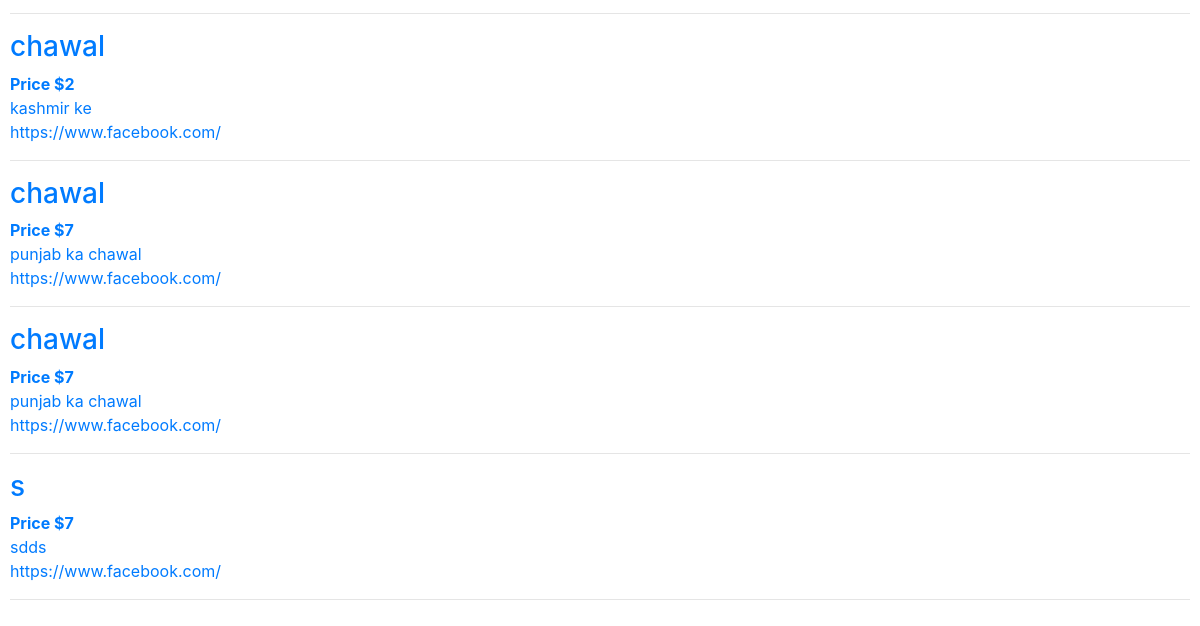
/auctions/ (lower part), run on an earlier commit of the app's database.
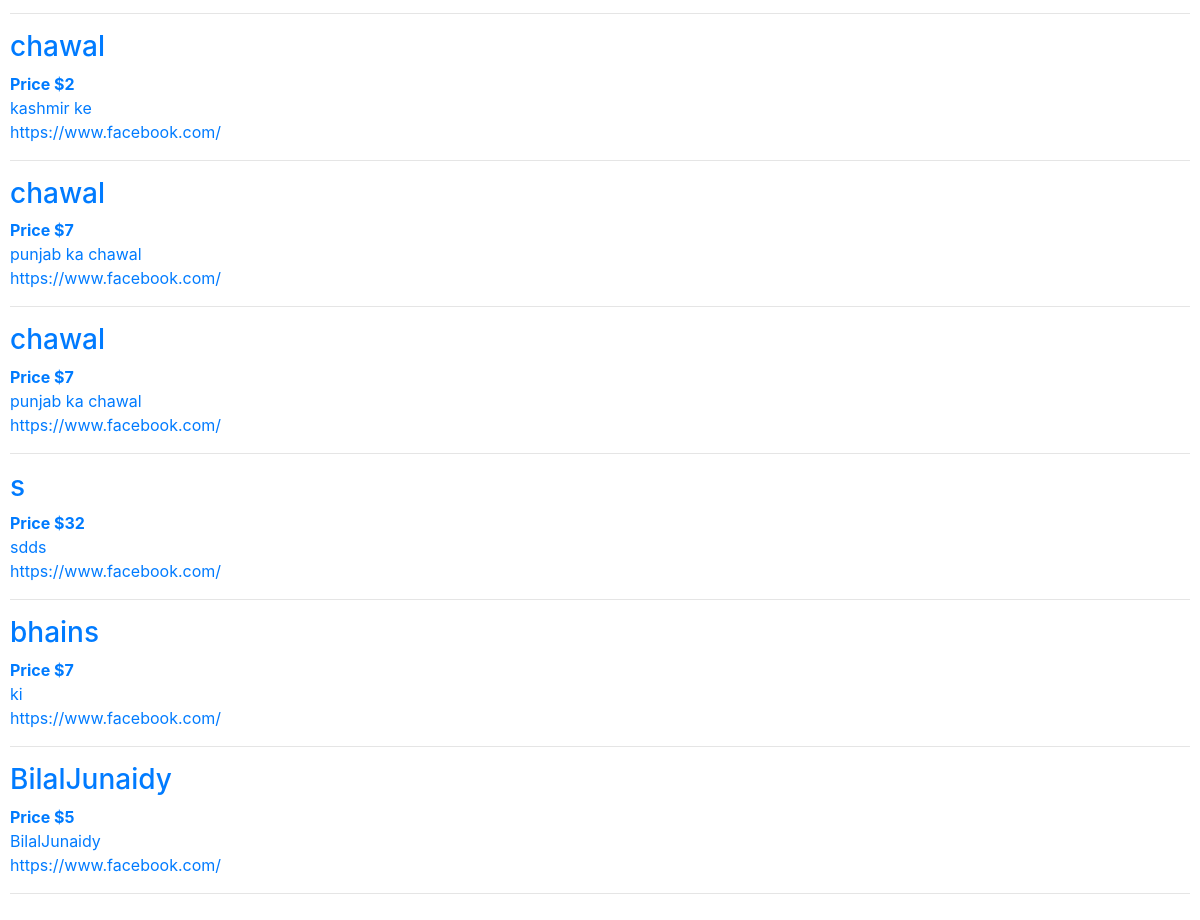
And on a later commit of the database.
### auctions/models.py (models this page shows, shortened)
class auction_list(models.Model):
    auction_owner = models.ForeignKey(User, on_delete=models.CASCADE, related_name = "owner")
    title = models.CharField(max_length = 64)
    description = models.CharField(max_length = 1200)
    starting_bid = models.IntegerField(validators=[MinValueValidator(1)])
    link = models.URLField(max_length = 200)
    auction_category = models.CharField(max_length = 64)
    highest_bid = models.IntegerField(validators=[MinValueValidator(1)])
    status = models.BooleanField(default = False)
    auction_winner = models.ForeignKey(User, on_delete=models.CASCADE, related_name = "winner")
    watchlist_users = models.ManyToManyField(User, blank=True, related_name = "watchlistusers")

### auctions/views.py (the view)
# urls.py: path("", views.index, name="index"),
def index(request):
    active_listings = auction_list.objects.filter(status=False)
    return render(request, "auctions/index.html", {
        "listing": active_listings
    })

### auctions/templates/auctions/index.html (shortened to what this page needs)
{% extends "auctions/layout.html" %}
{% block body %}
    {% for item in listing %}
    <a href="{% url 'listing' item.id %}">
        <h3>{{item.title}}</h3>
        <Strong>Price ${{item.highest_bid}}</Strong>
        <br>
        {{item.description}}
        <br>
        {{item.link}}
        <br>
        <hr>
    </a>
    {% endfor %}
{% endblock %}

What changed in the data, as far as the page shows it:
changed auction_list "sdds": highest_bid "7" → "32"
added auction_list: title "bhains", highest_bid "7", description "ki", link "https://www.facebook.com/"
added auction_list: title "BilalJunaidy", highest_bid "5", description "BilalJunaidy", link "https://www.facebook.com/"
